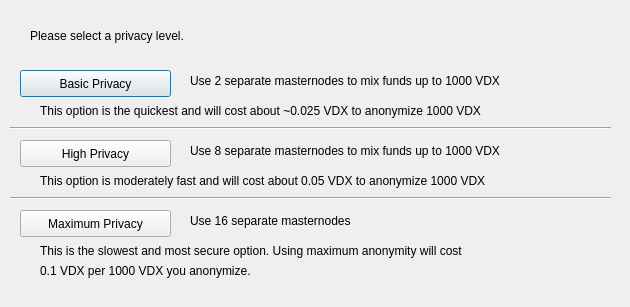
<?xml version="1.0" encoding="UTF-8"?>
<ui version="4.0">
 <class>DarksendConfig</class>
 <widget class="QDialog" name="DarksendConfig">
  <property name="geometry">
   <rect>
    <x>0</x>
    <y>0</y>
    <width>630</width>
    <height>307</height>
   </rect>
  </property>
  <property name="windowTitle">
   <string>Configure PrivateSend</string>
  </property>
  <widget class="QPushButton" name="buttonBasic">
   <property name="geometry">
    <rect>
     <x>20</x>
     <y>70</y>
     <width>151</width>
     <height>27</height>
    </rect>
   </property>
   <property name="text">
    <string>Basic Privacy</string>
   </property>
  </widget>
  <widget class="QPushButton" name="buttonHigh">
   <property name="geometry">
    <rect>
     <x>20</x>
     <y>140</y>
     <width>151</width>
     <height>27</height>
    </rect>
   </property>
   <property name="text">
    <string>High Privacy</string>
   </property>
  </widget>
  <widget class="QPushButton" name="buttonMax">
   <property name="geometry">
    <rect>
     <x>20</x>
     <y>210</y>
     <width>151</width>
     <height>27</height>
    </rect>
   </property>
   <property name="text">
    <string>Maximum Privacy</string>
   </property>
  </widget>
  <widget class="QLabel" name="label">
   <property name="geometry">
    <rect>
     <x>30</x>
     <y>20</y>
     <width>571</width>
     <height>31</height>
    </rect>
   </property>
   <property name="text">
    <string>Please select a privacy level.</string>
   </property>
  </widget>
  <widget class="QLabel" name="label_2">
   <property name="geometry">
    <rect>
     <x>190</x>
     <y>70</y>
     <width>421</width>
     <height>21</height>
    </rect>
   </property>
   <property name="text">
    <string>Use 2 separate masternodes to mix funds up to 1000 VDX</string>
   </property>
  </widget>
  <widget class="QLabel" name="label_3">
   <property name="geometry">
    <rect>
     <x>190</x>
     <y>140</y>
     <width>411</width>
     <height>21</height>
    </rect>
   </property>
   <property name="text">
    <string>Use 8 separate masternodes to mix funds up to 1000 VDX</string>
   </property>
  </widget>
  <widget class="QLabel" name="label_4">
   <property name="geometry">
    <rect>
     <x>190</x>
     <y>210</y>
     <width>421</width>
     <height>21</height>
    </rect>
   </property>
   <property name="text">
    <string>Use 16 separate masternodes</string>
   </property>
  </widget>
  <widget class="QLabel" name="label_6">
   <property name="geometry">
    <rect>
     <x>40</x>
     <y>100</y>
     <width>561</width>
     <height>21</height>
    </rect>
   </property>
   <property name="text">
    <string>This option is the quickest and will cost about ~0.025 VDX to anonymize 1000 VDX</string>
   </property>
  </widget>
  <widget class="QLabel" name="label_7">
   <property name="geometry">
    <rect>
     <x>40</x>
     <y>170</y>
     <width>561</width>
     <height>21</height>
    </rect>
   </property>
   <property name="text">
    <string>This option is moderately fast and will cost about 0.05 VDX to anonymize 1000 VDX</string>
   </property>
  </widget>
  <widget class="QLabel" name="label_8">
   <property name="geometry">
    <rect>
     <x>40</x>
     <y>240</y>
     <width>561</width>
     <height>21</height>
    </rect>
   </property>
   <property name="text">
    <string>This is the slowest and most secure option. Using maximum anonymity will cost</string>
   </property>
  </widget>
  <widget class="QLabel" name="label_9">
   <property name="geometry">
    <rect>
     <x>40</x>
     <y>260</y>
     <width>561</width>
     <height>21</height>
    </rect>
   </property>
   <property name="text">
    <string>0.1 VDX per 1000 VDX you anonymize.</string>
   </property>
  </widget>
  <widget class="Line" name="line">
   <property name="geometry">
    <rect>
     <x>10</x>
     <y>120</y>
     <width>601</width>
     <height>16</height>
    </rect>
   </property>
   <property name="orientation">
    <enum>Qt::Horizontal</enum>
   </property>
  </widget>
  <widget class="Line" name="line_2">
   <property name="geometry">
    <rect>
     <x>10</x>
     <y>190</y>
     <width>601</width>
     <height>16</height>
    </rect>
   </property>
   <property name="orientation">
    <enum>Qt::Horizontal</enum>
   </property>
  </widget>
 </widget>
 <resources/>
 <connections/>
</ui>
